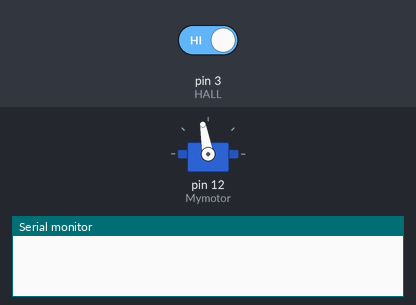
Bench run of a sketch on a simulated Arduino Uno, built with avr-gcc and run on an emulated ATmega328P. Shown: servo, the last lines printed to the serial monitor. The test bench sets the inputs (shaded band); at power-on: pin 3 (HALL) HIGH.

Above: at 3.2 s.
3.3 s: pin 3 (HALL) driven LOW
At 5.9 s:
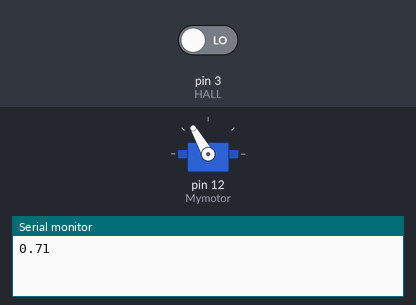
At 15.1 s:
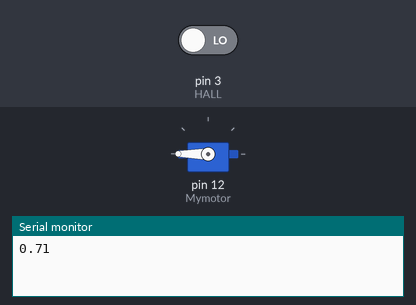
Timing chart, 0 to 66.5 s (numbered marks = the images above; inputs shaded):
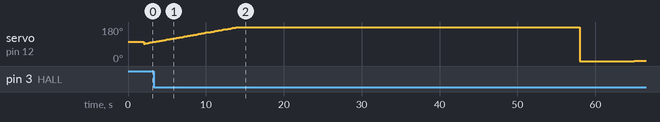

The sketch:

PIregulatornSOMANV_NDESP_LABBENmenRENSAD.ino
```cpp
# include <Servo.h>

int HALL=3;                               //pin för hall
int state=HIGH;                              //signal från hall
int oldstate=HIGH;
double v=0;                               //Hastighet cm/s
double vold=0;
double Omkrets=20.4;                         //Omkrets på hjulet cm
unsigned long lasttime=0;
unsigned long currenttime=0;
unsigned long lastangletime=0;
unsigned long inputintervall=200000;      //Microsekunder mellan PID beräkningar

//regulator 1
double Sampletime=0.2;
double P=0.00856;
double I=0.0856;
double d=0;
long integral =0;

//Regulator 2
//double Sampletime=0.2;
//double P=0.00618;
//double I=0.618;

Servo motor;
int Mymotor = 12;
float angle = 90;

double Setpoint;

void setup() {
    pinMode(HALL, INPUT);
    Serial.begin(9600);
    pinMode(Mymotor,OUTPUT);            //sätter dc motor som output
    motor.attach(Mymotor);
    Setpoint = 90;                       // Börvärde till refulatorn
    angle=103.7;                 //Uppstart
    motor.write(angle);         //Uppstart
    delay(2000);                //Uppstart
}

void loop() {

    currenttime=micros();
    state=digitalRead(HALL);              //Reads the hallsignal

    if (state==LOW && oldstate==HIGH){                        //Cheaks if the magnet is there
      currenttime=micros();
      if (currenttime==0){
      }
      else{
        v=(2*Omkrets*1000000)/((currenttime-lasttime)*17.53);    //multiply with e6 17.53 magnets per wheel rotation men det halverades när vi tog bort varannan magnet
        lasttime=currenttime;

        if(v < 0.6*vold){
          v=vold;
        }
        Serial.print(v);                      //Only for testing
        Serial.print('\n');                   //Only for testing
        vold=v;
      }
    }
    oldstate=state;

    if((currenttime-lastangletime) > inputintervall) {
      integral=integral+(Setpoint-v)*Sampletime;
      angle=90+P*(Setpoint-v)+integral*I;
      motor.write(angle);
      lastangletime=currenttime;
    }
}
```
